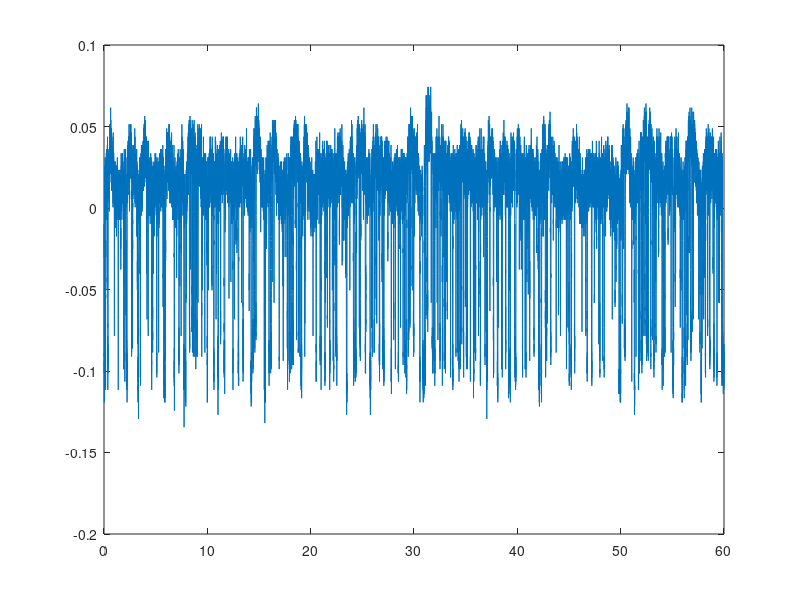

The MATLAB script that drew this image:
data=csvread('4ET32size10NE_uno.csv');
fs=500;
totalSamples=length(data);
dt=1/fs;
TimeVECT=(dt:dt:totalSamples/fs);
plot(TimeVECT,data)
